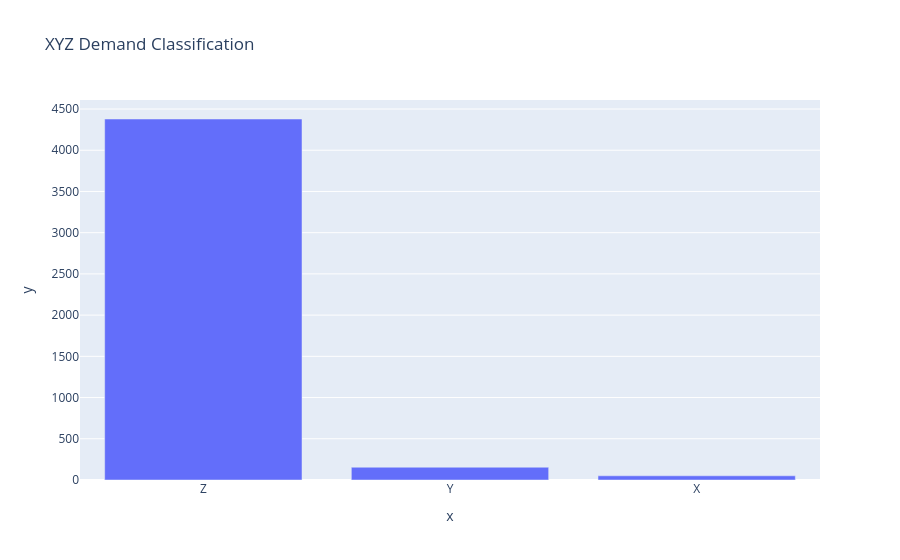

The cell this chart's notebook holds for it:
### Markdown cell above
##  XYZ ANALYSIS

### Code cell
xyz_counts = inventory_df['XYZ_Class'].value_counts()

fig = px.bar(

    x=xyz_counts.index,

    y=xyz_counts.values,

    title='XYZ Demand Classification'
)

fig.show()

### Figure 1 — Plotly figure (JSON) as saved in the notebook; plotly's stock layout.template omitted (floating-point values rounded to 4 significant figures)
{"data": [{"hovertemplate": "x=%{x}<br>y=%{y}<extra></extra>", "legendgroup": "", "marker": {"color": "#636efa", "pattern": {"shape": ""}}, "name": "", "orientation": "v", "showlegend": false, "textposition": "auto", "type": "bar", "x": ["Z", "Y", "X"], "xaxis": "x", "y": [4379, 155, 51], "yaxis": "y"}], "layout": {"barmode": "relative", "legend": {"tracegroupgap": 0}, "title": {"text": "XYZ Demand Classification"}, "xaxis": {"anchor": "y", "domain": [0, 1], "title": {"text": "x"}}, "yaxis": {"anchor": "x", "domain": [0, 1], "title": {"text": "y"}}}}
